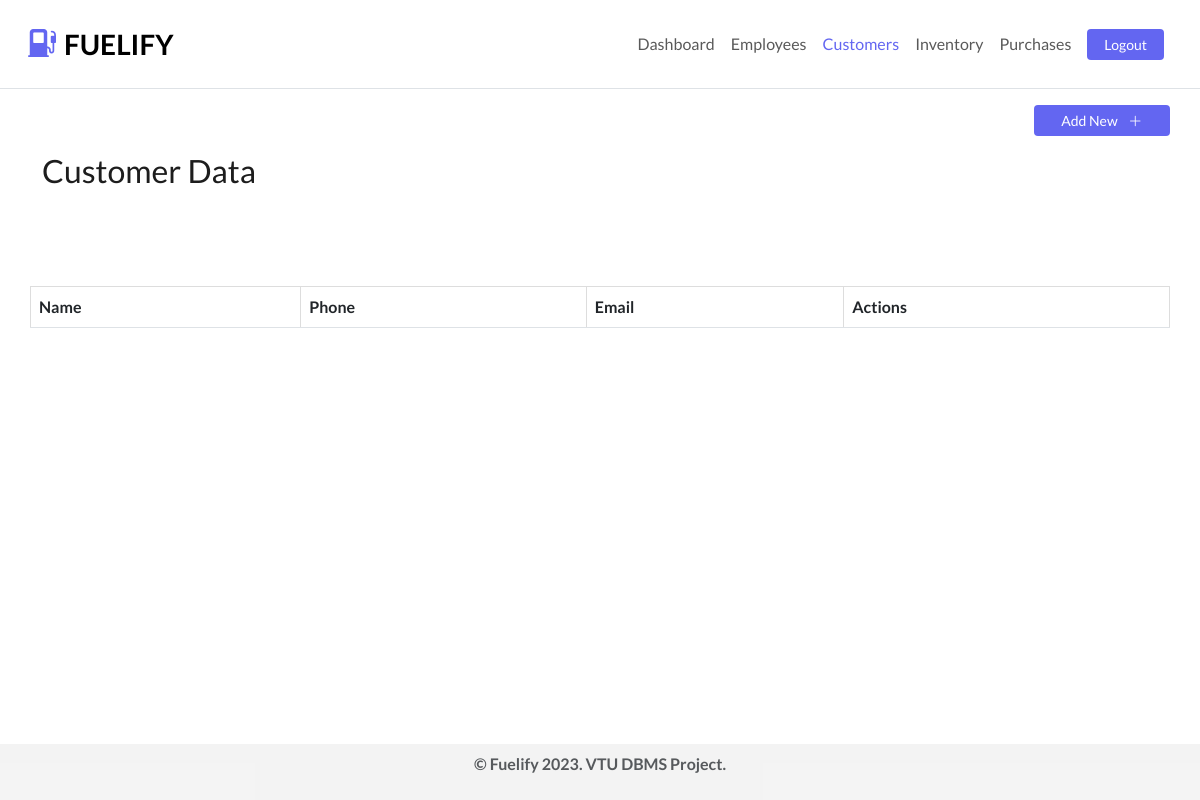
/customers (signed in), run on an earlier commit of the app's database.
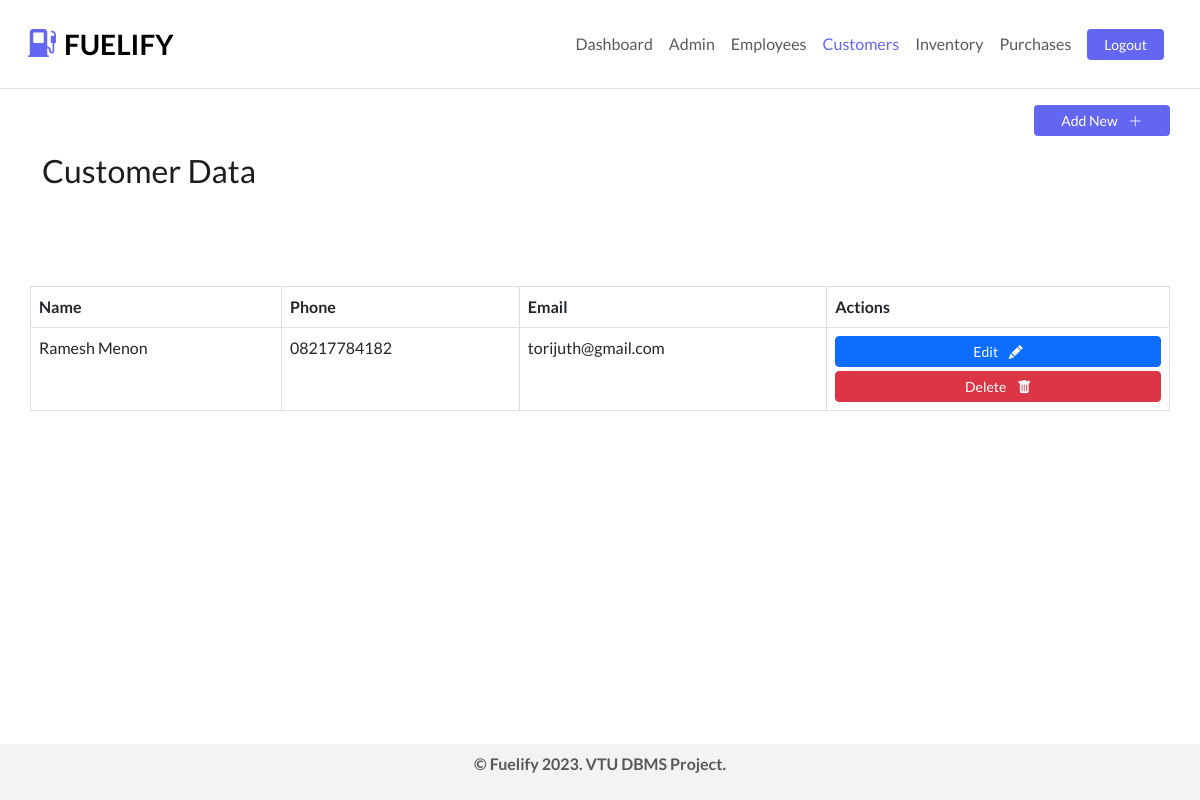
And on a later commit of the database.
### tables this page shows
CREATE TABLE customer_information (
                    customer_id INTEGER PRIMARY KEY,
                    first_name VARCHAR(255),
                    last_name VARCHAR(255),
                    phone_number VARCHAR(255),
                    email VARCHAR(255)
                );

### routes/customer.py (the view)
@customer_routes.route('/customers')
@login_required
def customers():
    customers_data = Customer().get()
    return render_template('customer.html', customers=customers_data, request_path=request.path,  role=session['role'], logged_in=True)

### helpers/utils.py (called while the page is built)
def login_required(f):
    @wraps(f)
    def wrap(*args, **kwargs):
        if 'user_id' in session:
            return f(*args, **kwargs)
        else:
            flash('Please login first!')
            return redirect(url_for('auth_routes.login'))
    return wrap

### models/customer.py (called while the page is built)
    def get(self, customer_id=None):
        if customer_id:
            cursor = self.execute(
                """
                SELECT * FROM customer_information
                WHERE customer_id = ?
                """,
                (customer_id,)
            )
            return cursor.fetchone()
        else:
            cursor = self.execute(
                """
                SELECT * FROM customer_information
                """
            )
            return cursor.fetchall()

### models/database.py (called while the page is built)
    def execute(self, query, params=None):
        cursor = self.conn.cursor()
        if params:
            cursor.execute(query, params)
        else:
            cursor.execute(query)
        self.conn.commit()
        return cursor

### templates/customer.html (shortened to what this page needs)
{% extends 'partials/_base.html' %}
{% block content %}
<div class="container mb-5">
    <div class="row justify-content-end align-items-center">
        <div class="row w-50 justify-content-end align-items-center my-3">
            <button type="button" class="w-25 btn btn-sm btn-prime" data-bs-toggle="modal"
                data-bs-target="#add-customer">
                Add New <i class="text-white ms-2 bi-plus-lg"></i>
            </button>
        </div>
        <h2 class="mb-5">Customer Data </h2>
    </div>
    <div class="row">
        <table class="table mt-5 rounded-2 mb-5" id="records">
            <thead>
                <tr>
                    <th>Name</th>
                    <th>Phone</th>
                    <th>Email</th>
                    <th>Actions</th>
                </tr>
            </thead>
            <tbody>
                {% for customer in customers %}
                <tr>
                    <td>{{ customer[1]}} {{ customer[2] }}</td>
                    <td>{{ customer[3] }}</td>
                    <td>{{ customer[4] }}</td>
                    <td>
                        <div class="row">
                            <div class="col text-center">
                                <button type="button" class="btn mb-1 w-100 btn-sm btn-primary" data-bs-toggle="modal"
                                    data-bs-target="#update-{{ customer[0] }}">
                                    Edit <i class="text-white ms-2 bi-pencil-fill"></i>
                                </button>
                                <button type="button" class="btn w-100 btn-sm btn-danger " data-bs-toggle="modal"
                                    data-bs-target="#delete-{{ customer[0] }}">
                                    Delete <i class="ms-2 bi-trash-fill"></i>
                                </button>
                            </div>
                        </div>
                    </td>
                </tr>
                {% endfor %}
            </tbody>
        </table>
    </div>
</div>
{%endblock%}

What changed in the data, as far as the page shows it:
added customer_information: first_name "Ramesh", last_name "Menon", phone_number "08217784182", email "torijuth@gmail.com"
Also different on the page:
text now shown: "Admin"
